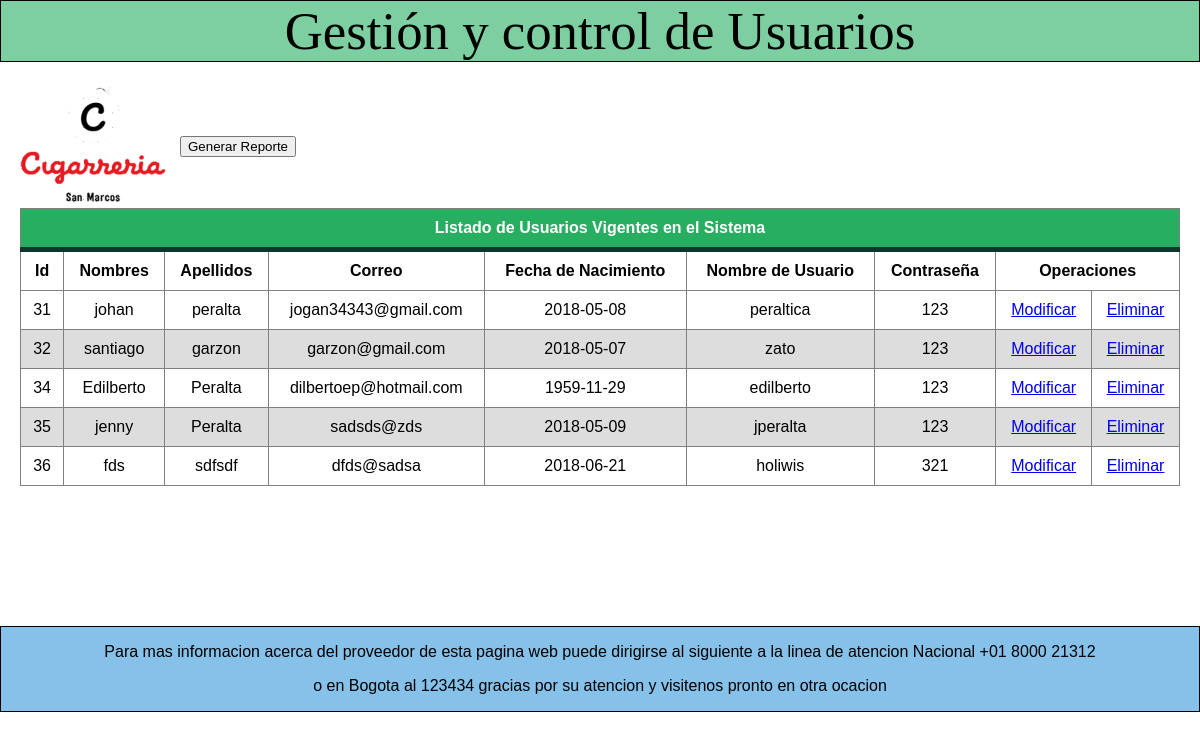
/vista/GestionDeUsuarios.php (signed in), run on the app's committed database.
### tables this page shows
CREATE TABLE `usuarios` (
  `id` int(11) NOT NULL,
  `nombres` varchar(10) NOT NULL,
  `apellidos` varchar(10) NOT NULL,
  `correo` varchar(25) NOT NULL,
  `fechaNacimiento` date NOT NULL,
  `usuario` varchar(15) NOT NULL,
  `clave` varchar(22) NOT NULL,
  `clave2` varchar(22) NOT NULL
);

### Vista/GestionDeUsuarios.php (the view, shortened to what this page needs)
<?php
if(($_SESSION["codigo"]) !=''){
?>
<html lang="es">
    <head>
        <link rel="stylesheet"  href="CSS/estiloGestionesUsuarios.css">
    </head>
 <body>
    <header>
  Gestión y control de Usuarios
        </header>
    <article>
        <br>
        <a href="Interfaz_1.PHP"> <img src="imagenes/Captura.png" class="inicio"></a>
        <br><br>
     <div class="informacion">
         <a href="PDF/reporteControlUsuarios.php"><input type="submit" name="button" id="button" value="Generar Reporte" ></a>
   <table border="1">
        <thead>
        <th colspan="9">Listado de Usuarios Vigentes en el Sistema</th>
        </thead>
     <tr>
         <td><b>Id</b> </td>
         <td><b>Nombres</b> </td>
         <td><b>Apellidos</b></td>
         <td><b>Correo</b> </td>
         <td><b>Fecha de Nacimiento</b> </td>
         <td><b>Nombre de Usuario</b> </td>
         <td><b>Contraseña</b> </td>
         <td colspan="2"><b>Operaciones</b></td>
         <tr>
         <?php
         include("../modelo/ConexionDatos.php");
         $hola = "SELECT * FROM usuarios";
         $resul= $conexion->query($hola);
         while ($fila=$resul->fetch_assoc()){
           ?>
         <tr>
         <td><?php echo $fila['id']; ?></td>
         <td><?php echo $fila['nombres']; ?></td>
         <td><?php echo $fila['apellidos']; ?></td>
         <td><?php echo $fila['correo']; ?></td>
         <td><?php echo $fila['fechaNacimiento']; ?></td>
         <td><?php echo $fila['usuario']; ?></td>
         <td><?php echo $fila['clave']; ?></td>
         <td><a href="../Controlador/modificarUsuarios.php?id=<?php echo $fila['id']; ?>">Modificar </a></td>
          <td><a href="../Controlador/eliminarGestionUsuarios.php?id=<?php echo $fila['id']; ?>">Eliminar </a></td>
         </tr>
             <?php
         }
         ?>
     </table></div>
            </article>
                  <footer>
            <center>
            <p>Para mas informacion acerca del proveedor de esta pagina web puede dirigirse al siguiente a la linea de atencion Nacional +01 8000 21312</p>
            <p> o en Bogota al 123434 gracias por su atencion y visitenos pronto en otra ocacion</p></center>
        </footer>
    </body>
</html>
<?php
}else {
     echo'<script>alert("Necesitas ingresar tus datos nuevamente");
     window.history.go(-1);
     </script>';
    header("Location: inicio.php");
}
?>

### Vista/CSS/estiloGestionesUsuarios.css (style rules this page uses)
body { margin: 0; padding: 0; background-size: cover; font-family: sans-serif; background-size: 100%; -moz-background-size: 100%; -o-background-size: 100%; -webkit-background-size: 100%; -khtml-background-size: 100%; }
header { margin-left: 0%; background:#7DCEA0; font-family:cursive ; font-size: 100%; border: 1px solid; font-size: 330%; text-align: center; }
.inicio { width: 180px; float: left; }
.informacion { padding: 20px; }
table { background-color: white; text-align: center; border-collapse: collapse; width: 100%; }
th, td { padding: 10; }
thead { background-color: #27AE60; border-bottom: solid 5px #0F362D; color: white; }
tr:nth-child(even) { background-color: #ddd; }
footer { margin-top: 10%; top:5%; background: #85C1E9 ; border: 1px solid; }

### data on the page
usuarios: id "31", nombres "johan", apellidos "peralta", correo "jogan34343@gmail.com", fechaNacimiento "2018-05-08", usuario "peraltica", clave "123"
usuarios: id "32", nombres "santiago", apellidos "garzon", correo "garzon@gmail.com", fechaNacimiento "2018-05-07", usuario "zato", clave "123"
usuarios: id "34", nombres "Edilberto", apellidos "Peralta", correo "dilbertoep@hotmail.com", fechaNacimiento "1959-11-29", usuario "edilberto", clave "123"
usuarios: id "35", nombres "jenny", apellidos "Peralta", correo "sadsds@zds", fechaNacimiento "2018-05-09", usuario "jperalta", clave "123"
usuarios: id "36", nombres "fds", apellidos "sdfsdf", correo "dfds@sadsa", fechaNacimiento "2018-06-21", usuario "holiwis", clave "321"
